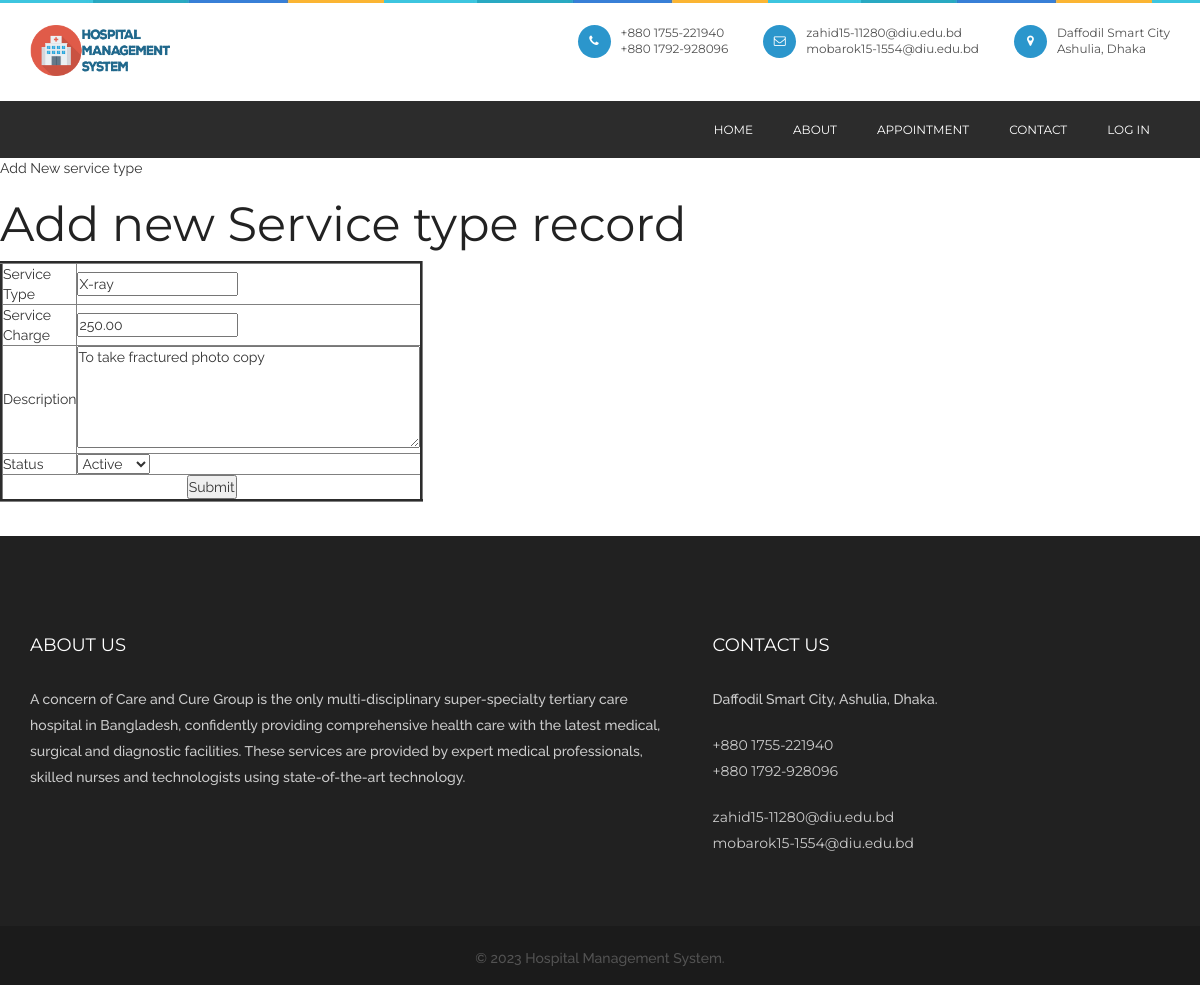
The app's page /servicetype.php?editid=10 with its own data.
### tables this page shows
CREATE TABLE `service_type` (
  `service_type_id` int(10) NOT NULL,
  `service_type` varchar(100) NOT NULL,
  `servicecharge` float(10,2) NOT NULL,
  `description` text NOT NULL,
  `status` varchar(10) NOT NULL
);

### servicetype.php (the view, shortened to what this page needs)
<?php
include("header.php");
include("dbconnection.php");
if(isset($_GET['editid']))
{
	$sql="SELECT * FROM service_type WHERE service_type_id='$_GET[editid]' ";
	$qsql = mysqli_query($con,$sql);
	$rsedit = mysqli_fetch_array($qsql);
}
?>
<div class="wrapper col2">
  <div id="breadcrumb">
    <ul>
      <li class="first">Add New service type</li></ul>
  </div>
</div>
<div class="wrapper col4">
  <div id="container">
    <h1>Add new Service type record</h1>
    <form method="post" action="" name="frmserv" onSubmit="return validateform()">
    <table width="200" border="3">
      <tbody>
        <tr>
          <td width="34%">Service Type</td>
          <td width="66%"><input type="text" name="servicetype" id="servicetype" value="<?php echo $rsedit['service_type']; ?>" /></td>
        </tr>
        <tr>
          <td>Service Charge</td>
          <td><input type="text" name="servicecharge" id="servicecharge"  value="<?php echo $rsedit['servicecharge']; ?>" /></td>
        </tr>
        <tr>
          <td>Description</td>
          <td><textarea name="textarea" id="textarea" cols="45" rows="5"><?php echo $rsedit['description'] ; ?></textarea></td>
        </tr>
        <tr>
          <td>Status</td>
          <td><select name="select" id="select">
          <?php
		  $arr = array("Active","Inactive");
		  foreach($arr as $val)
		  {
			 if($val == $rsedit['status'])
			  {
			  echo "<option value='$val' selected>$val</option>";
			  }
			  else
			  {
				  echo "<option value='$val'>$val</option>";
			  }
		  }
		  ?>
           </select></td>
        </tr>
        <tr>
          <td colspan="2" align="center"><input type="submit" name="submit" id="submit" value="Submit" /></td>
        </tr>
      </tbody>
    </table>
    </form>
    <p>&nbsp;</p>
  </div>
</div>
<?php
include("footer.php");
?>

### records on screen
service_type: servicetype "X-ray", servicecharge "250.00", textarea "To take fractured photo copy", select "Active"
